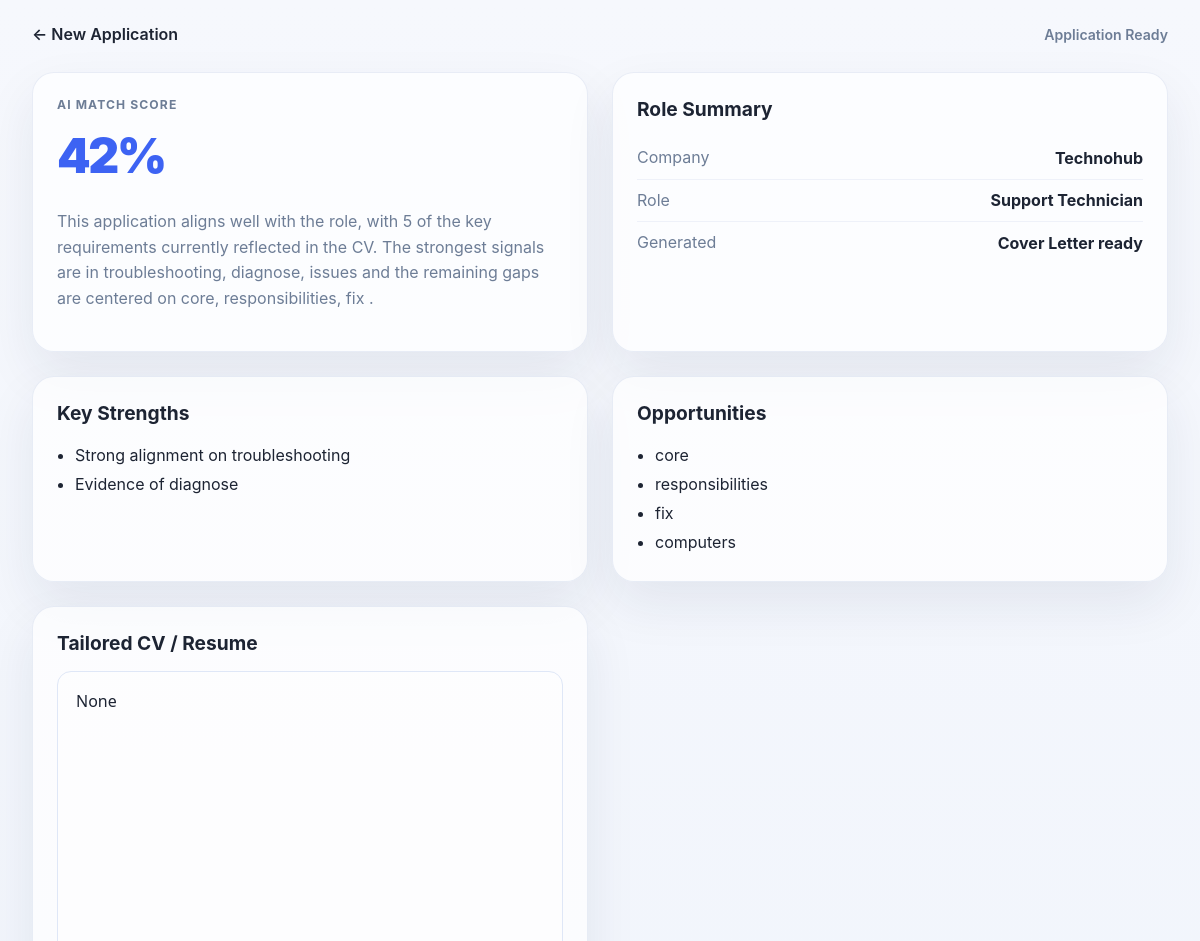
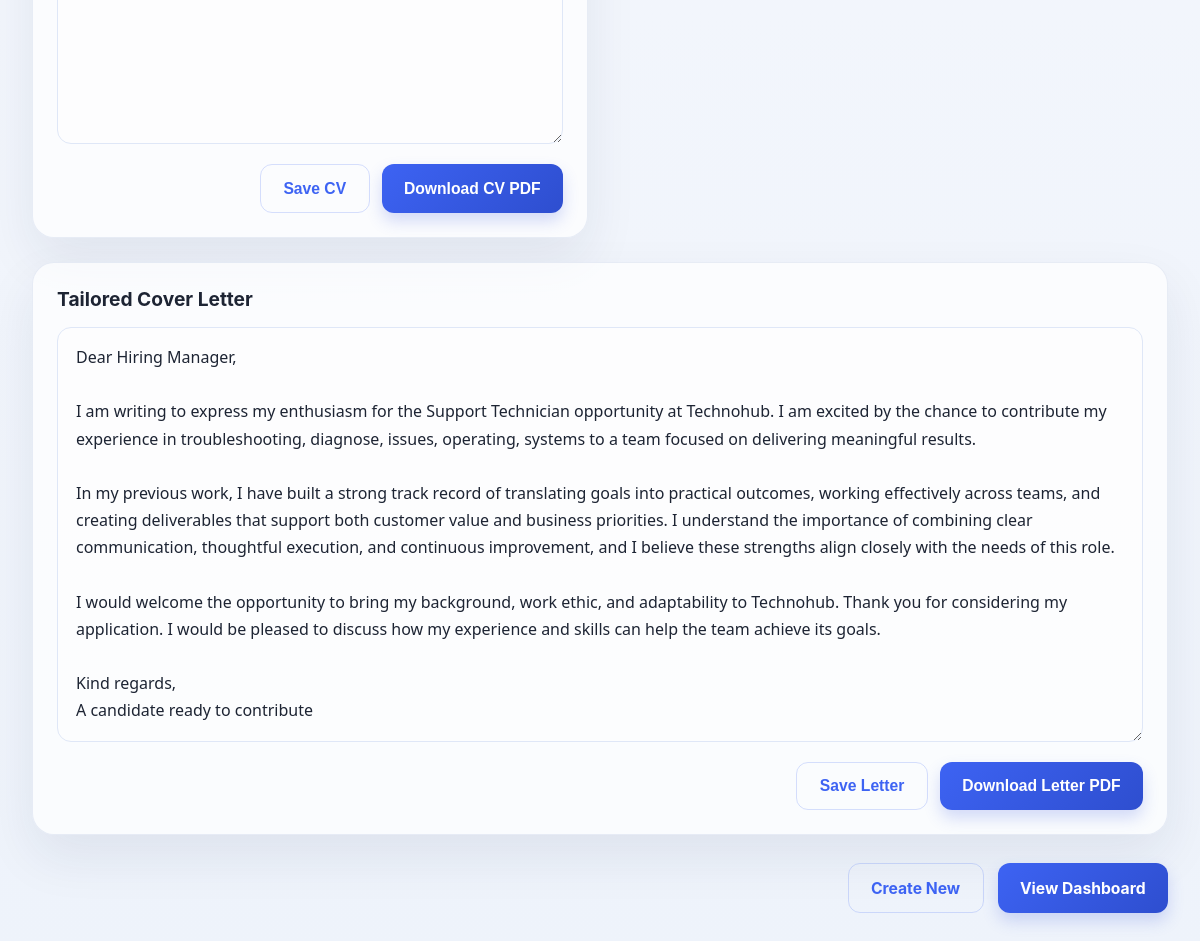
Page /result/2 on the committed database (2 pictures, top to bottom).
### tables this page shows
CREATE TABLE applications (
                id INTEGER PRIMARY KEY AUTOINCREMENT,
                company TEXT,
                role TEXT,
                job_description TEXT,
                cv_text TEXT,
                cover_letter TEXT,
                match_score INTEGER,
                summary TEXT,
                strengths TEXT,
                gaps TEXT,
                created_at TIMESTAMP DEFAULT CURRENT_TIMESTAMP
            , tailored_cv TEXT);

### app.py (the view)
@app.route("/result/<int:application_id>")
def result(application_id):
    with get_db_connection() as conn:
        application = conn.execute(
            "SELECT * FROM applications WHERE id = ?",
            (application_id,),
        ).fetchone()
    if application is None:
        return redirect(url_for("index"))
    strengths = [item.strip() for item in application["strengths"].split("; ") if item.strip()]
    gaps = [item.strip() for item in application["gaps"].split("; ") if item.strip()]
    return render_template(
        "result.html",
        application=application,
        strengths=strengths,
        gaps=gaps,
    )

### app.py (called while the page is built)
def get_db_connection():
    conn = sqlite3.connect("applications.db")
    conn.row_factory = sqlite3.Row
    return conn

### templates/result.html (shortened to what this page needs)
<!DOCTYPE html>
<html lang="en">
  <head>
    <link rel="stylesheet" href="{{ url_for('static', filename='style.css') }}" />
  </head>
  <body class="result-page">
    <div class="result-shell">
      <header class="result-header">
        <a href="{{ url_for('application') }}" class="back-link">← New Application</a>
        <div class="wizard-counter">Application Ready</div>
      </header>
      <main class="result-grid">
        <section class="score-card panel">
          <div class="score-topline">AI Match Score</div>
          <div class="score-value">{{ application["match_score"] }}%</div>
          <p>{{ application["summary"] }}</p>
        </section>
        <section class="panel">
          <h3>Role Summary</h3>
          <div class="info-row"><span>Company</span><strong>{{ application["company"] }}</strong></div>
          <div class="info-row"><span>Role</span><strong>{{ application["role"] }}</strong></div>
          <div class="info-row"><span>Generated</span><strong>Cover Letter ready</strong></div>
        </section>
        <section class="panel highlight-panel">
          <h3>Key Strengths</h3>
          <ul>
            {% for point in strengths %}
            <li>{{ point }}</li>
            {% endfor %}
          </ul>
        </section>
        <section class="panel">
          <h3>Opportunities</h3>
          <ul>
            {% if gaps %}
              {% for point in gaps %}
              <li>{{ point }}</li>
              {% endfor %}
            {% else %}
              <li>No major gaps detected. Your profile already demonstrates strong alignment.</li>
            {% endif %}
          </ul>
        </section>
        <section class="panel">
          <h3>Tailored CV / Resume</h3>
          <form method="post" action="{{ url_for('download_cv', application_id=application['id']) }}">
            <textarea name="tailored_cv" rows="14">{{ application["tailored_cv"] }}</textarea>
            <div class="editor-actions">
              <button type="submit" formaction="{{ url_for('save_documents', application_id=application['id']) }}" class="secondary-button">Save CV</button>
              <button type="submit" class="primary-button">Download CV PDF</button>
            </div>
          </form>
        </section>
        <section class="panel cover-letter-panel">
          <h3>Tailored Cover Letter</h3>
          <form method="post" action="{{ url_for('download_cover_letter', application_id=application['id']) }}">
            <textarea name="cover_letter" rows="14">{{ application["cover_letter"] }}</textarea>
            <div class="editor-actions">
              <button type="submit" formaction="{{ url_for('save_documents', application_id=application['id']) }}" class="secondary-button">Save Letter</button>
              <button type="submit" class="primary-button">Download Letter PDF</button>
            </div>
          </form>
        </section>
      </main>
      <div class="result-actions">
        <a href="{{ url_for('application') }}" class="secondary-button">Create New</a>
        <a href="{{ url_for('dashboard') }}" class="primary-button">View Dashboard</a>
      </div>
    </div>
  </body>
</html>

### static/style.css (style rules this page uses)
:root { --bg-page: #f3f6fb; --bg-surface: #ffffff; --bg-soft: #edf3ff; --primary: #3d63f3; --primary-dark: #2e4ecf; --primary-soft: rgba(61, 99, 243, 0.12); --text: #1d2433; --muted: #6d7d96; --line: #dfe7f7; --success-bg: rgba(101, 193, 119, 0.08); --success-text: #1f8d53; --shadow: 0 22px 52px rgba(22, 34, 72, 0.08); }
* { box-sizing: border-box; }
html, body { margin: 0; min-height: 100%; font-family: Inter, "Segoe UI", sans-serif; background: linear-gradient(180deg, #f6f8fd 0%, #eef3fb 100%); color: var(--text); }
a { text-decoration: none; color: inherit; }
body { min-height: 100vh; }
.page-shell, .wizard-shell, .dashboard-shell, .result-shell { max-width: 1280px; margin: 0 auto; padding: 24px 32px 48px; }
.link-button, .primary-button, .secondary-button, .upload-button, .text-link { display: inline-flex; align-items: center; justify-content: center; border-radius: 12px; transition: all 0.2s ease; }
.primary-button, .secondary-button { cursor: pointer; border: none; font-weight: 700; font-size: 0.98rem; padding: 0.9rem 1.4rem; }
.primary-button { background: linear-gradient(135deg, var(--primary) 0%, var(--primary-dark) 100%); color: white; box-shadow: 0 8px 16px rgba(70, 95, 223, 0.22); }
.wizard-header, .result-header { display: flex; align-items: center; justify-content: space-between; gap: 16px; margin-bottom: 20px; }
.back-link { color: var(--text); font-weight: 600; }
.wizard-counter { color: var(--muted); font-size: 0.88rem; font-weight: 600; }
textarea, input[type="text"] { width: 100%; border: 1px solid var(--line); border-radius: 14px; background: rgba(255, 255, 255, 0.55); padding: 16px 18px; font: inherit; color: var(--text); transition: border-color 0.2s ease, box-shadow 0.2s ease; }
textarea { resize: vertical; min-height: 180px; }
.secondary-button { background: transparent; color: var(--primary); border: 1px solid rgba(61, 99, 243, 0.2); }
.result-grid { display: grid; grid-template-columns: repeat(2, minmax(0, 1fr)); gap: 24px; margin-top: 28px; }
.editor-actions { display: flex; justify-content: flex-end; gap: 12px; margin-top: 16px; }
.panel form { margin: 0; }
textarea[name="tailored_cv"], textarea[name="cover_letter"] { min-height: 230px; font-family: "Segoe UI", sans-serif; line-height: 1.7; }
.panel { background: rgba(255, 255, 255, 0.7); border: 1px solid rgba(117, 140, 196, 0.15); box-shadow: var(--shadow); border-radius: 22px; padding: 24px; }
.score-card { display: flex; flex-direction: column; justify-content: center; }
.score-topline { color: var(--muted); text-transform: uppercase; letter-spacing: 0.09em; font-size: 0.76rem; font-weight: 700; }
.score-value { font-size: clamp(2.5rem, 4vw, 4rem); font-weight: 900; letter-spacing: -0.05em; color: var(--primary); margin: 14px 0 8px; }
.score-card p, .info-row span, .app-summary, .empty-state p, .app-card p { color: var(--muted); line-height: 1.6; }
.panel h3 { margin-top: 0; margin-bottom: 16px; font-size: 1.2rem; }
.info-row { display: flex; align-items: center; justify-content: space-between; gap: 12px; padding: 8px 0; border-bottom: 1px solid rgba(117, 140, 196, 0.1); }
.info-row:last-child { border-bottom: none; }
ul { margin: 0; padding-left: 18px; color: var(--text); line-height: 1.8; }
.cover-letter-panel { grid-column: 1 / -1; }
.result-actions { display: flex; justify-content: flex-end; gap: 14px; margin-top: 28px; }

### rows in the picture
applications: match_score "42", summary "This application aligns well with the role, with 5 of the key requirements currently reflected in the CV. The strongest signals are in troubleshooting, diagnose, issues and the remaining gaps are centered on core, responsibilities, fix .", company "Technohub", role "Support Technician", cover_letter "Dear Hiring Manager, I am writing to express my enthusiasm for the Support Technician opportunity at Technohub. I am excited by the chance to contribute my experience in troubleshooting, diagnose, issues, operating, systems to a team focused on delivering meaningful results. In my previous work, I have built a strong track record of translating goals into practical outcomes, working effectively across teams, and creating deliverables that support both customer value and business priorities. I understand the importance of combining clear communication, thoughtful execution, and continuous improvement, and I believe these strengths align closely with the needs of this role. I would welcome…"

### other values in the picture
{{ point }} "Strong alignment on troubleshooting" "Evidence of diagnose"
{{ point }} "core" "responsibilities" "fix" "computers"
